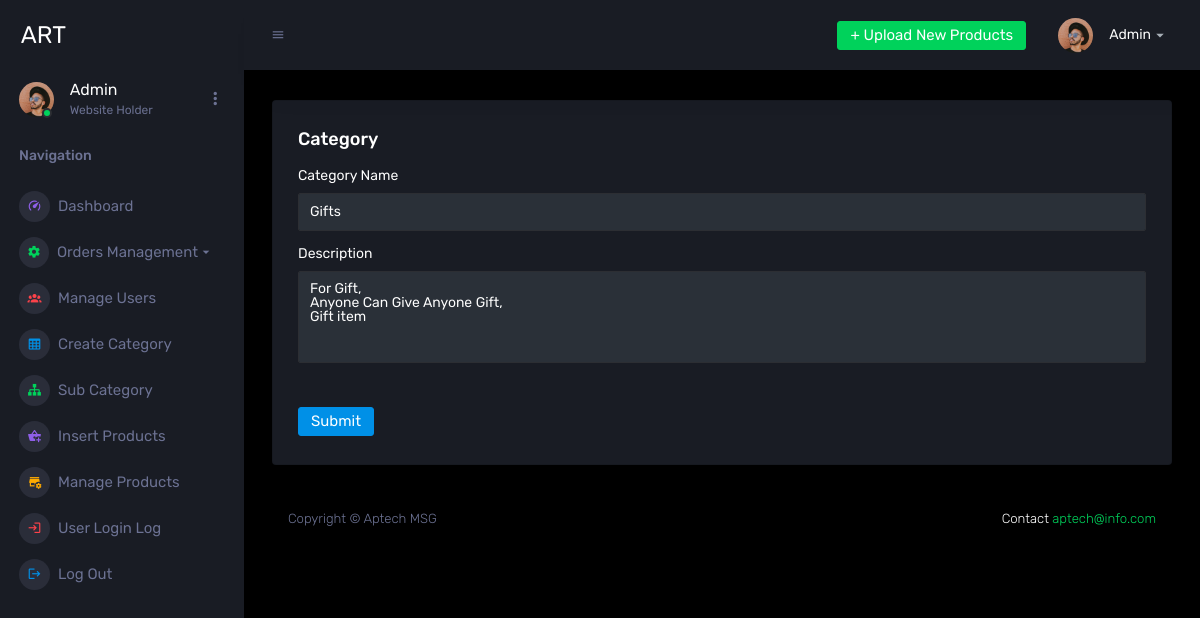
The page /admin/edit-category.php?id=3 (signed in) on the database its author committed.
### tables this page shows
CREATE TABLE `category` (
  `id` int(11) NOT NULL,
  `categoryName` varchar(255) DEFAULT NULL,
  `categoryDescription` longtext DEFAULT NULL,
  `productCode` varchar(255) NOT NULL,
  `creationDate` timestamp NOT NULL DEFAULT current_timestamp(),
  `updationDate` varchar(255) DEFAULT NULL
);

### admin/edit-category.php (the view, shortened to what this page needs)
<?php
include('includes/config.php');
if (strlen($_SESSION['alogin']) == 0) {
    header('location:index.php');
} else {
?>
    <!DOCTYPE html>
    <html lang="en">
    <head>
        <link rel="stylesheet" href="https://cdn.jsdelivr.net/npm/@mdi/font@7.2.96/css/materialdesignicons.min.css">
        <link rel="stylesheet" href="assets/css/style.css">
    </head>
    <body>
        <div class="container-scroller">
            <?php
            include './includes/sidebar.php'
            ?>
            <div class="container-fluid page-body-wrapper">
                <?php
                include 'includes/navbar.php';
                ?>
                <div class="main-panel">
                    <div class="content-wrapper">
                        <div class="row">
                            <div class="col-12 grid-margin stretch-card">
                                <div class="card">
                                    <div class="card-body">
                                        <h4 class="card-title">Category</h4>
                                        <form class="forms-sample" name="Category" method="post">
                                            <?php
                                            $id = intval($_GET['id']);
                                            $query = mysqli_query($con, "select * from category where id='$id'");
                                            while ($row = mysqli_fetch_array($query)) {
                                            ?>
                                                <div class="form-group">
                                                    <label for="exampleInputPassword1">Category Name</label>
                                                    <input type="text" class="form-control" placeholder="Enter category Name" name="category" value="<?php echo  htmlentities($row['categoryName']); ?>" required>
                                                </div>
                                                <div class="form-group">
                                                    <label for="exampleInputPassword1">Description</label>
                                                    <textarea  name="description" class="form-control" placeholder="Enter your new password" rows="5"><?php echo  htmlentities($row['categoryDescription']); ?></textarea>
                                                </div>
                                            <?php } ?>
                                            <div class="form-check form-check-flat form-check-primary">
                                            </div>
                                            <button type="submit" class="btn btn-primary mr-2" name="submit">Submit</button>
                                        </form>
                                    </div>
                                </div>
                            </div>
                        </div>
                        <?php
                        include 'includes/footer.php'
                        ?>
                    </div>
                </div>
            </div>
    </body>
<?php } ?>
    </html>

### rows shown on the page
category: category "Gifts", description "For Gift, Anyone Can Give Anyone Gift, Gift item"
